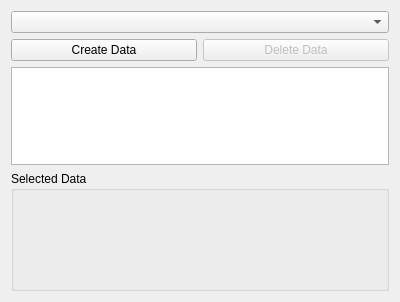
<?xml version="1.0" encoding="UTF-8"?>
<ui version="4.0">
 <class>DataStructureEditor</class>
 <widget class="QWidget" name="DataStructureEditor">
  <property name="geometry">
   <rect>
    <x>0</x>
    <y>0</y>
    <width>400</width>
    <height>302</height>
   </rect>
  </property>
  <property name="sizePolicy">
   <sizepolicy hsizetype="Maximum" vsizetype="Preferred">
    <horstretch>0</horstretch>
    <verstretch>0</verstretch>
   </sizepolicy>
  </property>
  <property name="maximumSize">
   <size>
    <width>512</width>
    <height>16777215</height>
   </size>
  </property>
  <property name="windowTitle">
   <string>Form</string>
  </property>
  <layout class="QGridLayout" name="gridLayout">
   <item row="3" column="0">
    <widget class="QGroupBox" name="selectedData">
     <property name="minimumSize">
      <size>
       <width>0</width>
       <height>120</height>
      </size>
     </property>
     <property name="title">
      <string>Selected Data</string>
     </property>
     <layout class="QGridLayout" name="gridLayout_3">
      <item row="0" column="0">
       <layout class="QGridLayout" name="dataViewGrid"/>
      </item>
     </layout>
    </widget>
   </item>
   <item row="0" column="0">
    <widget class="QComboBox" name="dataTypes"/>
   </item>
   <item row="2" column="0">
    <widget class="QTreeWidget" name="treeWidget">
     <attribute name="headerVisible">
      <bool>false</bool>
     </attribute>
     <column>
      <property name="text">
       <string notr="true">Name</string>
      </property>
     </column>
    </widget>
   </item>
   <item row="1" column="0">
    <layout class="QHBoxLayout" name="horizontalLayout">
     <item>
      <widget class="QPushButton" name="createData">
       <property name="text">
        <string>Create Data</string>
       </property>
      </widget>
     </item>
     <item>
      <widget class="QPushButton" name="deleteData">
       <property name="enabled">
        <bool>false</bool>
       </property>
       <property name="text">
        <string>Delete Data</string>
       </property>
      </widget>
     </item>
    </layout>
   </item>
  </layout>
 </widget>
 <resources/>
 <connections/>
</ui>
